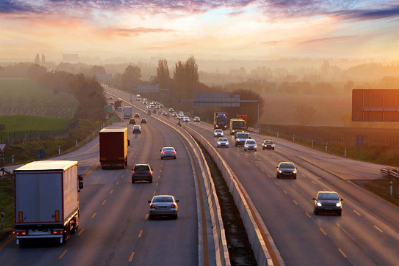
#> input picture Open_CV/resources/images/image2000.png, 399 x 266 px
$ python 19_edge_detection.py   (older library calls are emulated)
#> lines starting #> are read from the running program, lines starting #| are printed output that depends on the picture; after the words box and inside, x2 and y2 are one past the last pixel; in counts of white or black regions, pixels touching at a corner belong together
import cv2
import numpy as np

# Load image in grayscale
img = cv2.imread('../resources/images/image2000.png', cv2.IMREAD_GRAYSCALE)
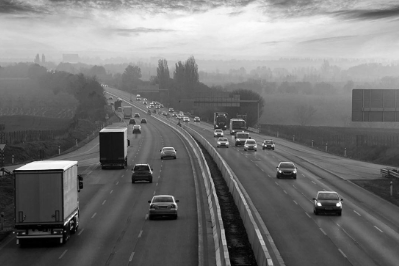
#> img: shape (266, 399); min 0, max 254, mean 116.3

# Apply Sobel operator to find horizontal and vertical edges

# Sobel kernel for horizontal edges (Gx)
sobel_x = cv2.Sobel(img, cv2.CV_64F, 1, 0, ksize=3)
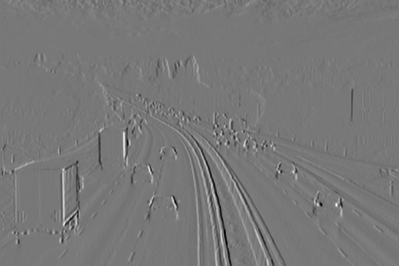
#> sobel_x: shape (266, 399) float64; min -689, max 772, mean 0.5; drawn with min black and max white

# Sobel kernel for vertical edges (Gy)
sobel_y = cv2.Sobel(img, cv2.CV_64F, 0, 1, ksize=3)
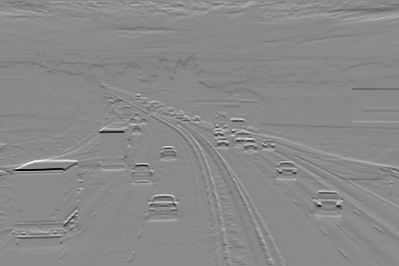
#> sobel_y: shape (266, 399) float64; min -941, max 792, mean -2.8; drawn with min black and max white

# Compute the magnitude of the gradient (edge strength)
magnitude = cv2.magnitude(sobel_x, sobel_y)
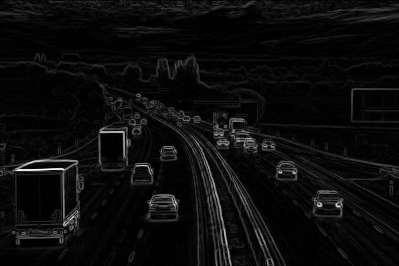
#> magnitude: shape (266, 399) float64; min 0, max 941.9, mean 46.7; drawn with min black and max white

# Convert the result to 8-bit (for display)
magnitude = np.uint8(np.absolute(magnitude))
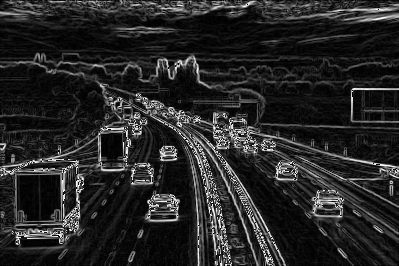
#> magnitude: shape (266, 399); min 0, max 255, mean 38.4

# Show the results
cv2.imshow('Original Image', img)
cv2.imshow('Sobel X (Horizontal Edges)', sobel_x)
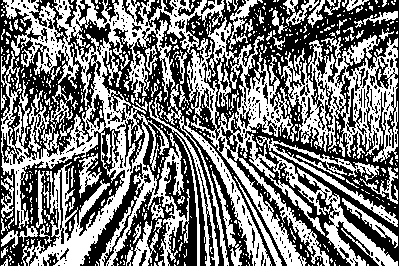
#> window 'Sobel X (Horizontal Edges)': shape (266, 399); 48.1% white; 620 white regions (533 under 20 px), largest, box (x1, y1, x2, y2) and area: (1, 0, 272, 266) 20352, (149, 0, 398, 266) 11394, (281, 35, 398, 162) 6391
cv2.imshow('Sobel Y (Vertical Edges)', sobel_y)
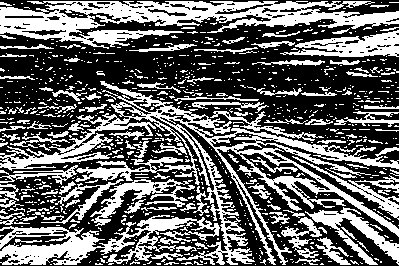
#> window 'Sobel Y (Vertical Edges)': shape (266, 399); 39.9% white; 873 white regions (748 under 20 px), largest, box (x1, y1, x2, y2) and area: (0, 81, 399, 265) 11553, (0, 1, 399, 49) 8245, (0, 215, 220, 265) 4187
cv2.imshow('Gradient Magnitude (Edges)', magnitude)

cv2.waitKey(0)
cv2.destroyAllWindows()

$ run again, with Open_CV/resources/images/Anime Scenery Wallpaper.jpg saved as Open_CV/resources/images/image2000.png
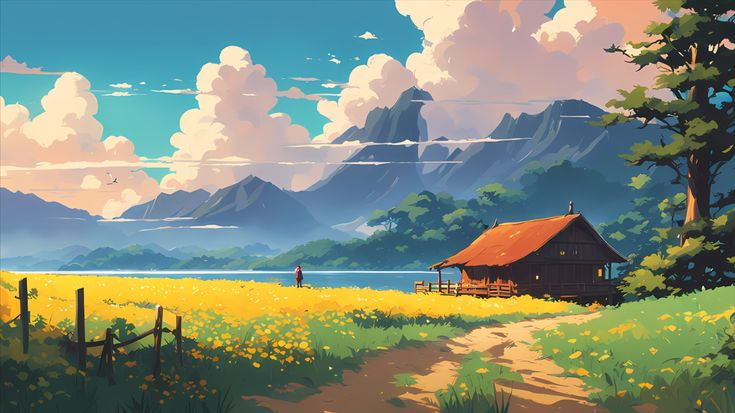
#> input picture Open_CV/resources/images/Anime Scenery Wallpaper.jpg, 735 x 413 px
#> `cv2.imshow('Sobel X (Horizontal Edges)', sobel_x)`:
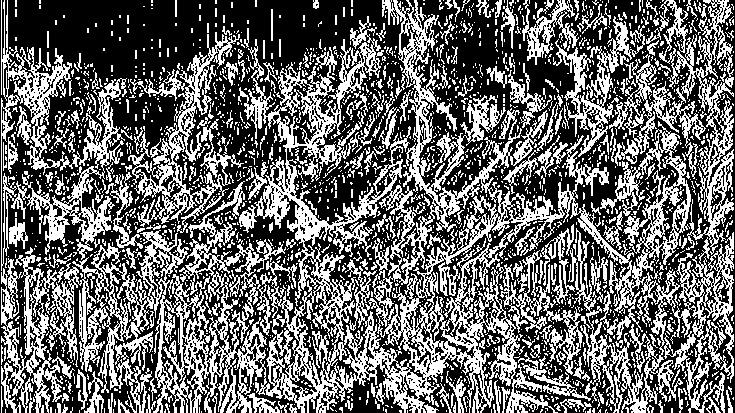
#> window 'Sobel X (Horizontal Edges)': shape (413, 735); 40.9% white in thin lines or dots
#> `cv2.imshow('Sobel Y (Vertical Edges)', sobel_y)`:
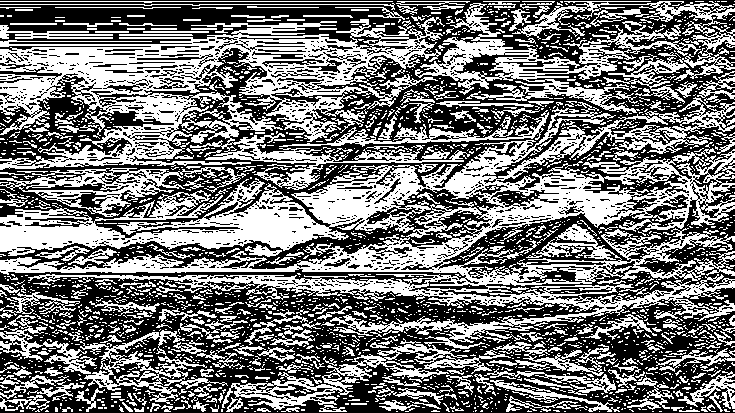
#> window 'Sobel Y (Vertical Edges)': shape (413, 735); 46.8% white; 2271 white regions (1902 under 20 px), largest, box (x1, y1, x2, y2) and area: (0, 71, 735, 349) 53800, (0, 17, 470, 190) 28744, (415, 3, 701, 115) 6991

$ run again, with Open_CV/resources/images/Valentines Anime Desktop wallpaper.jpg saved as Open_CV/resources/images/image2000.png
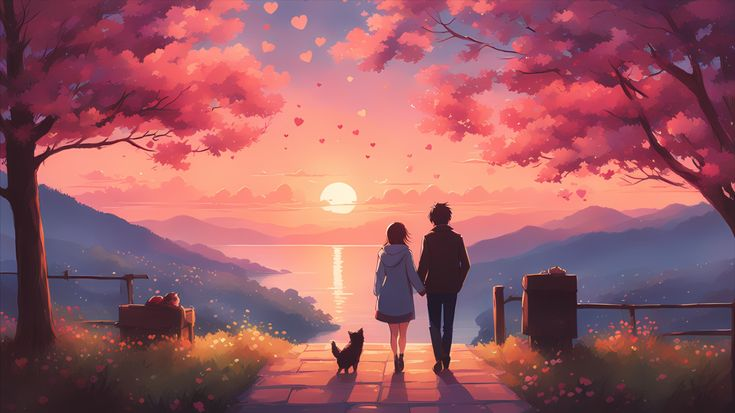
#> input picture Open_CV/resources/images/Valentines Anime Desktop wallpaper.jpg, 735 x 413 px
#> `cv2.imshow('Sobel X (Horizontal Edges)', sobel_x)`:
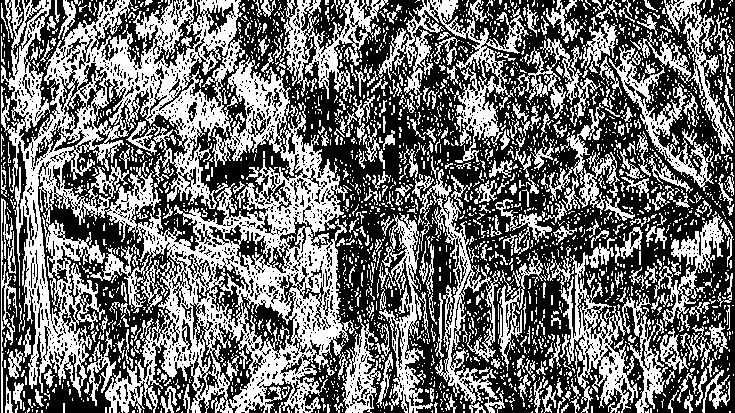
#> window 'Sobel X (Horizontal Edges)': shape (413, 735); 44.2% white; 2531 white regions (2136 under 20 px), largest, box (x1, y1, x2, y2) and area: (1, 0, 355, 413) 59772, (377, 0, 529, 163) 5463, (412, 169, 505, 413) 4229
#> `cv2.imshow('Sobel Y (Vertical Edges)', sobel_y)`:
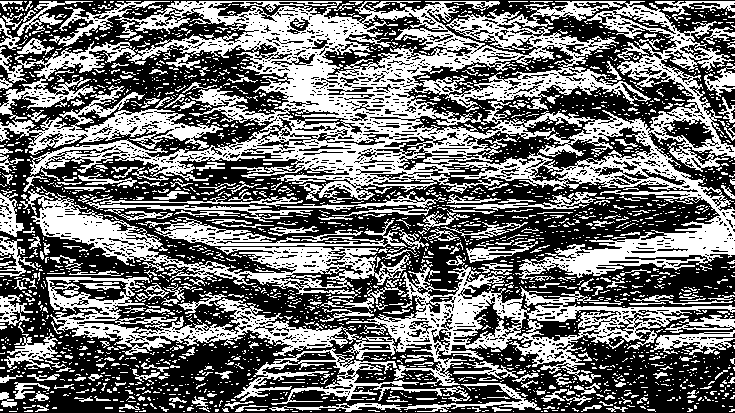
#> window 'Sobel Y (Vertical Edges)': shape (413, 735); 44.1% white; 2578 white regions (2267 under 20 px), largest, box (x1, y1, x2, y2) and area: (0, 1, 735, 281) 60694, (46, 264, 735, 386) 18166, (20, 189, 410, 299) 8164
